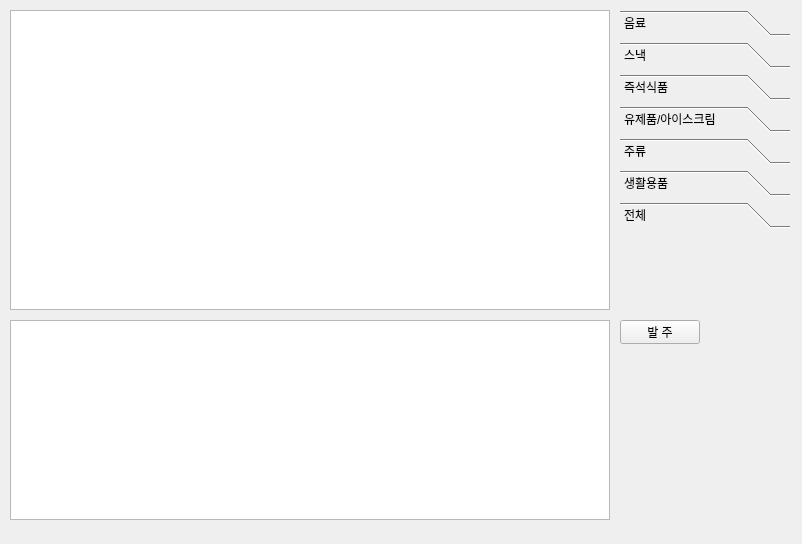
<?xml version="1.0" encoding="UTF-8"?>
<ui version="4.0">
 <class>NormalOrderVerifyForm</class>
 <widget class="QWidget" name="NormalOrderVerifyForm">
  <property name="geometry">
   <rect>
    <x>0</x>
    <y>0</y>
    <width>802</width>
    <height>544</height>
   </rect>
  </property>
  <property name="windowTitle">
   <string>Form</string>
  </property>
  <widget class="QPushButton" name="orderButton">
   <property name="geometry">
    <rect>
     <x>620</x>
     <y>320</y>
     <width>80</width>
     <height>24</height>
    </rect>
   </property>
   <property name="text">
    <string>발 주</string>
   </property>
  </widget>
  <widget class="QStackedWidget" name="stackedWidget">
   <property name="geometry">
    <rect>
     <x>10</x>
     <y>10</y>
     <width>600</width>
     <height>300</height>
    </rect>
   </property>
   <property name="currentIndex">
    <number>0</number>
   </property>
   <widget class="QWidget" name="page_0">
    <widget class="QTableWidget" name="beverageWidget">
     <property name="geometry">
      <rect>
       <x>0</x>
       <y>0</y>
       <width>600</width>
       <height>300</height>
      </rect>
     </property>
    </widget>
   </widget>
   <widget class="QWidget" name="page_1">
    <widget class="QTableWidget" name="snackWidget">
     <property name="geometry">
      <rect>
       <x>0</x>
       <y>0</y>
       <width>600</width>
       <height>300</height>
      </rect>
     </property>
    </widget>
   </widget>
   <widget class="QWidget" name="page_2">
    <widget class="QTableWidget" name="instantWidget">
     <property name="geometry">
      <rect>
       <x>0</x>
       <y>0</y>
       <width>600</width>
       <height>300</height>
      </rect>
     </property>
    </widget>
   </widget>
   <widget class="QWidget" name="page_3">
    <widget class="QTableWidget" name="milkiceWidget">
     <property name="geometry">
      <rect>
       <x>0</x>
       <y>0</y>
       <width>600</width>
       <height>300</height>
      </rect>
     </property>
    </widget>
   </widget>
   <widget class="QWidget" name="page_4">
    <widget class="QTableWidget" name="drinkWidget">
     <property name="geometry">
      <rect>
       <x>0</x>
       <y>0</y>
       <width>600</width>
       <height>300</height>
      </rect>
     </property>
    </widget>
   </widget>
   <widget class="QWidget" name="page_5">
    <widget class="QTableWidget" name="neceWidget">
     <property name="geometry">
      <rect>
       <x>0</x>
       <y>0</y>
       <width>600</width>
       <height>300</height>
      </rect>
     </property>
    </widget>
   </widget>
   <widget class="QWidget" name="page_6">
    <widget class="QTableWidget" name="allWidget">
     <property name="geometry">
      <rect>
       <x>0</x>
       <y>0</y>
       <width>600</width>
       <height>300</height>
      </rect>
     </property>
    </widget>
   </widget>
  </widget>
  <widget class="QTableWidget" name="orderWidget">
   <property name="geometry">
    <rect>
     <x>10</x>
     <y>320</y>
     <width>600</width>
     <height>200</height>
    </rect>
   </property>
  </widget>
  <widget class="QToolBox" name="toolBox">
   <property name="geometry">
    <rect>
     <x>620</x>
     <y>10</y>
     <width>170</width>
     <height>300</height>
    </rect>
   </property>
   <property name="currentIndex">
    <number>6</number>
   </property>
   <widget class="QWidget" name="beveraageTool">
    <property name="geometry">
     <rect>
      <x>0</x>
      <y>0</y>
      <width>170</width>
      <height>132</height>
     </rect>
    </property>
    <attribute name="label">
     <string>음료</string>
    </attribute>
   </widget>
   <widget class="QWidget" name="snackTool">
    <property name="geometry">
     <rect>
      <x>0</x>
      <y>0</y>
      <width>170</width>
      <height>132</height>
     </rect>
    </property>
    <attribute name="label">
     <string>스낵</string>
    </attribute>
   </widget>
   <widget class="QWidget" name="instantTool">
    <property name="geometry">
     <rect>
      <x>0</x>
      <y>0</y>
      <width>170</width>
      <height>132</height>
     </rect>
    </property>
    <attribute name="label">
     <string>즉석식품</string>
    </attribute>
   </widget>
   <widget class="QWidget" name="mikiceTool">
    <property name="geometry">
     <rect>
      <x>0</x>
      <y>0</y>
      <width>170</width>
      <height>132</height>
     </rect>
    </property>
    <attribute name="label">
     <string>유제품/아이스크림</string>
    </attribute>
   </widget>
   <widget class="QWidget" name="drinkTool">
    <property name="geometry">
     <rect>
      <x>0</x>
      <y>0</y>
      <width>170</width>
      <height>132</height>
     </rect>
    </property>
    <attribute name="label">
     <string>주류</string>
    </attribute>
   </widget>
   <widget class="QWidget" name="neceTool">
    <property name="geometry">
     <rect>
      <x>0</x>
      <y>0</y>
      <width>170</width>
      <height>132</height>
     </rect>
    </property>
    <attribute name="label">
     <string>생활용품</string>
    </attribute>
   </widget>
   <widget class="QWidget" name="allTool">
    <property name="geometry">
     <rect>
      <x>0</x>
      <y>0</y>
      <width>170</width>
      <height>132</height>
     </rect>
    </property>
    <attribute name="label">
     <string>전체</string>
    </attribute>
   </widget>
  </widget>
 </widget>
 <resources/>
 <connections/>
</ui>
